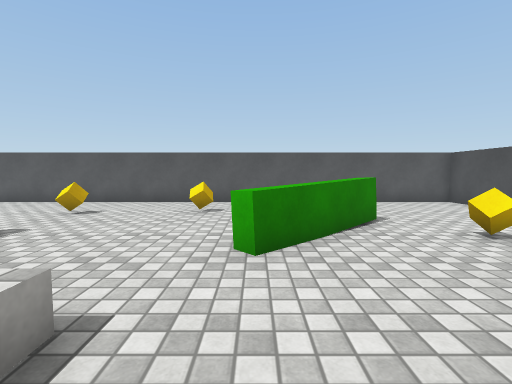
[1] (above)

16 first-person views from a walk through a Unity game level. The camera is 1.2 m above the floor, tilts 4° down and sees 85° across. The floor is counted in squares, 1 m on a side. Each view is taken from the middle of a square. On the plan, view 1 faces up. The plan holds only what a view shows up to about 13 squares ahead; the rest is blank. The player is left out. Surface patterns are stand-ins for the level's own textures.

[2]
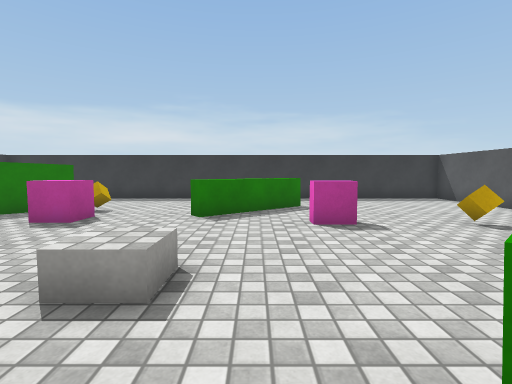

[3]
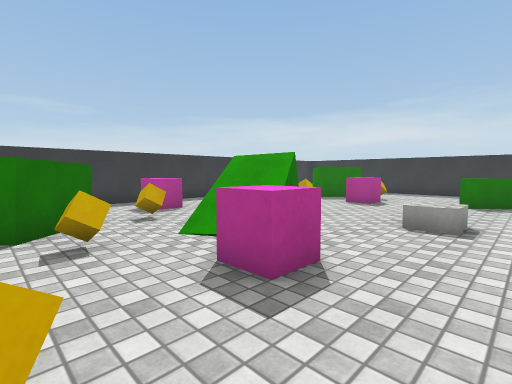

[4]
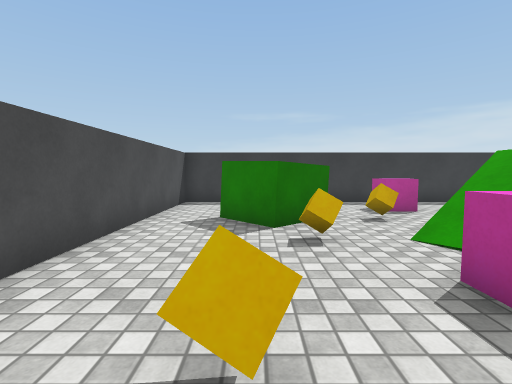

[5]
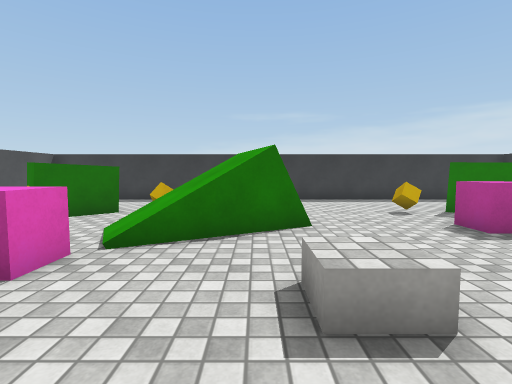

[6]
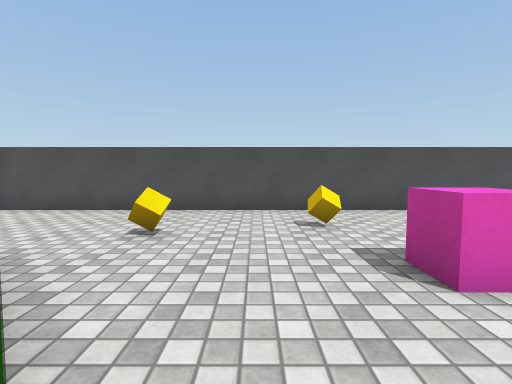

[7]
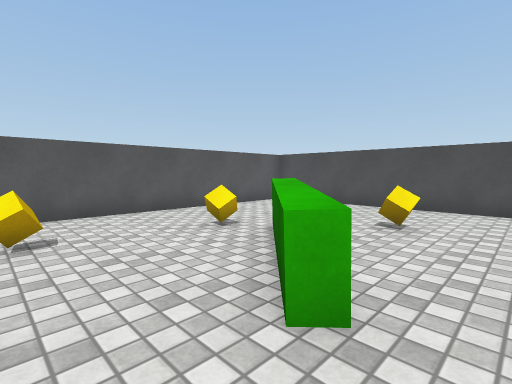

[8]
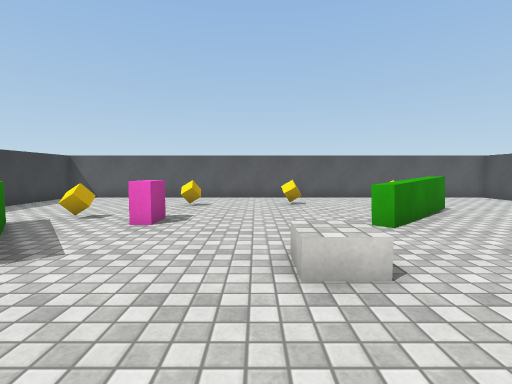

[9]
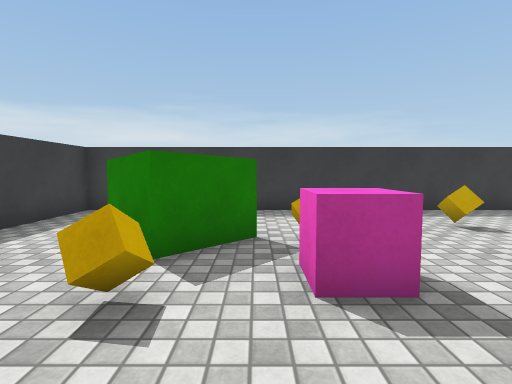

[10]
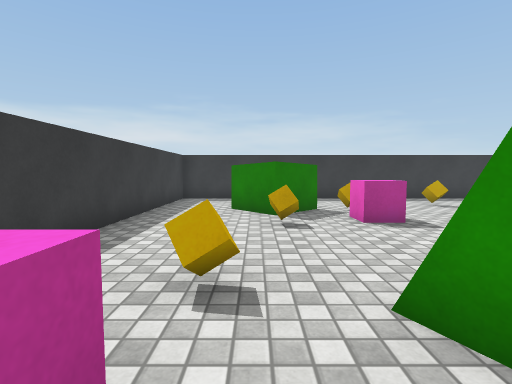

[11]
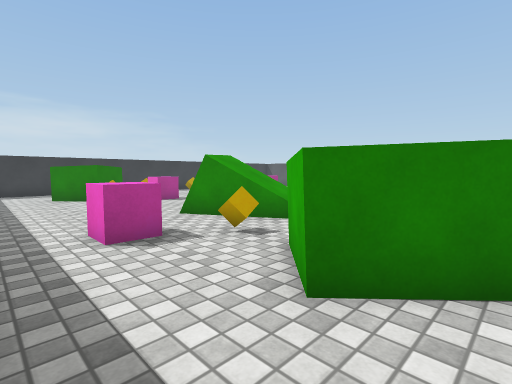

[12]
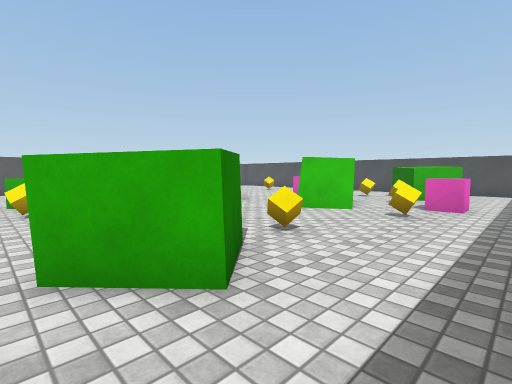

[13]
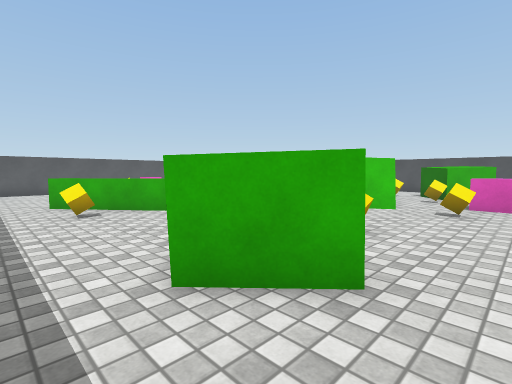

[14]
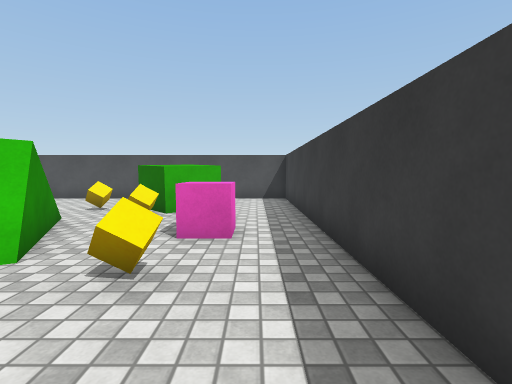

[15]
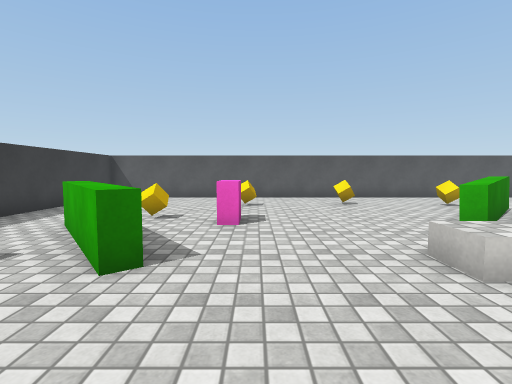

[16]
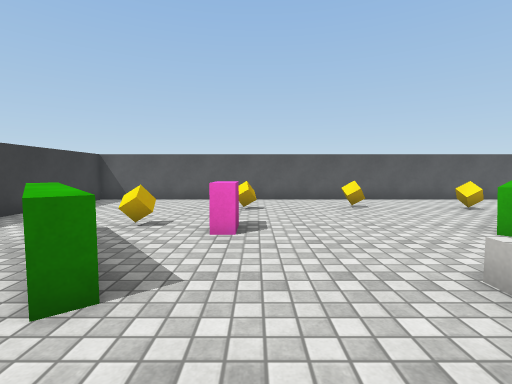

### Floor plan
Points are (right, up) in squares from view 1. A wall is a line through its corners. A room is listed if a view was taken in it or the views show most of it. See-through windows are left out.
Room 1 (views 1, 2, 3, 4, 5, 6, 7, 8, 9, 10, 11, 12, 13, 14, 15, 16)
walls: (-2.1, -2.2) (-1.4, -1.8); (-0.3, -3.3) (-0.8, -3.6) (-1, -3.3); (1, -2.6) (0.3, -3); (2.9, 6.7) (0, 4); (-11.9, -8.4) (7.9, -8.4) (7.9, 11.4) (-11.9, 11.4) (-11.9, -8.4)
low walls: (0, 4) (-0.4, 4.3) (2.6, 7.1); (-1.6, -3.2) (-2.1, -2.2); (-1, -3.7) (-2, -2.1); (-9, 4.7) (-6.4, 1.5) (-6.8, 1.2) (-9.4, 4.4)
objects: green cube (-10, -6) to (-7, -3); cube (-9, 1); cube (-8, -2); cube (-8, 5); cube (-6, -4); pink cube (-6, -2); pink block (-6, 4) to (-6, 5); cube (-5, 8); cube (-2, -6); cube (-2, 9); pink cube (0, -6) to (1, -6); cube (2, -4); pink cube (2, 0) to (3, 1); cube (2, 8); green cube (3, -6) to (6, -3); cube (4, -2); cube (4, 5); cube (5, 2)

Positions as (right, up) in squares from view 1, and headings:
1: (0, 0), facing up
2: (1, 3), facing left
3: (5, 3), facing down-left
4: (5, 3), facing down
5: (-1, 4), facing down
6: (-1, 3), facing right
7: (-2, 3), facing up-right
8: (-3, -2), facing up
9: (-3, -3), facing left
10: (1, -5), facing left
11: (6, -8), facing up-left
12: (-10, -8), facing up-right
13: (-11, -7), facing up-right
14: (-5, -7), facing right
15: (-5, -2), facing up
16: (-5, -1), facing up
